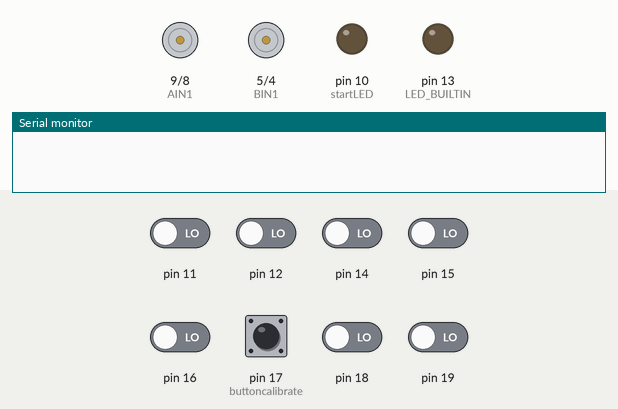
Simulated run of this sketch. Board: Arduino Uno, built with avr-gcc and run on an emulated ATmega328P. On the bench: motor-driver pin pairs drawn as motors (green arrow = first pin HIGH = forward, orange = second pin HIGH = backward, longer = more drive, scaled by the enable pin), output pins drawn as LEDs (lit = HIGH), the last lines printed to the serial monitor. The inputs (shaded band) are chosen by the test bench; at power-on: pin 11, pin 12, pin 14–16, pin 17 (buttoncalibrate), pin 18, pin 19 LOW.

Above: at 1.3 s.
1.4 s: pin 17 (buttoncalibrate) pulled HIGH for 0.15 s
At 2.2 s:
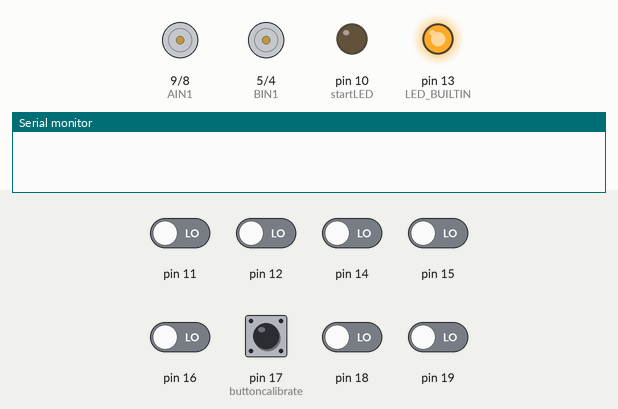
At 13.3 s:
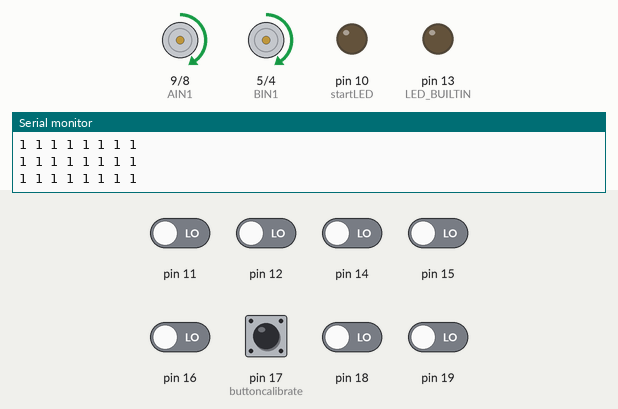
Timing chart, 0 to 13.9 s (numbered marks = the images above; inputs shaded):
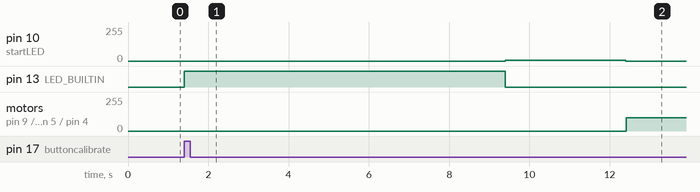

Measured:
- after the input at 1.4 s, pin 10 (startLED): 0/255 → 5/255 after 8.0 s, → 0/255 3.0 s later; pin 13 (LED_BUILTIN): LOW → HIGH at once, → LOW 8.0 s later; motor on pin 9 (AIN1) / pin 8 (AIN2), motor on pin 5 (BIN1) / pin 4 (BIN2): stopped → forward 100/255 after 11.0 s

The sketch:

pid_for_wl.ino
```cpp
#include <QTRSensors.h>

QTRSensors qtr;
const uint8_t SensorCount = 8;
uint16_t sensorValues[SensorCount];
const uint16_t threshold = 1250;

float Kp = 0.0575; // Set up the constants value 0.0575
float Ki = 0;
float Kd = 0.1;//0.1
int P;
int I;
int D;
int lastError = 0;
boolean onoff = true;

// Increasing the maxspeed can damage the motors - at a value of 255 the 6V motors will receive 7.4 V
const uint8_t maxspeeda = 210;//to make fast put 230
const uint8_t maxspeedb = 210;//to make fast put 230
const uint8_t basespeeda = 100;//to make fast put 230
const uint8_t basespeedb = 100;//to make fast put 230

// Set up the drive motor carrier pins for TB6612FNG
int PWMA = 6;
int AIN1 = 9;
int AIN2 = 8;
int PWMB = 3;
int BIN1 = 5;
int BIN2 = 4;
int startLED = 10;

// Set up the buttons pins
int buttoncalibrate = 17; // Pin A3
int buttonstart = 2;

void setup() {
  Serial.begin(9600);
  qtr.setTypeRC();
  // Set up the sensor array pins
  qtr.setSensorPins((const uint8_t[]){11, 12, 14, 15, 16, 17, 18, 19}, SensorCount);
  qtr.setEmitterPin(7); // LEDON PIN

  pinMode(AIN1, OUTPUT);
  pinMode(AIN2, OUTPUT);
  pinMode(PWMA, OUTPUT);
  pinMode(BIN1, OUTPUT);
  pinMode(BIN2, OUTPUT);
  pinMode(PWMB, OUTPUT);
  pinMode(startLED, OUTPUT);

  delay(500);
  pinMode(LED_BUILTIN, OUTPUT);

  boolean Ok = false;
  while (Ok == false) { // The loop won't start until the robot is calibrated
    if(digitalRead(buttoncalibrate) == HIGH) {
      calibration(); // Calibrate the robot for 10 seconds
      Ok = true;
    }
  }
  forward_brake(0, 0);
}

void calibration() {
  digitalWrite(LED_BUILTIN, HIGH);
  for (uint16_t i = 0; i < 320; i++) {
    qtr.calibrate();
  }
  digitalWrite(LED_BUILTIN, LOW);
  analogWrite(startLED,5);
  delay(3000);
  analogWrite(startLED,0);
}

void loop() {
  unsigned int sensors[8];
  uint16_t position = qtr.readLineWhite(sensorValues);
  int error = position - 3500;
  /*Serial.print(position);
  Serial.print("  ");
  Serial.print(error);
  Serial.println();*/

  int motorSpeed = Kp * error + Kd * (error - lastError);
  lastError = error;

  int motorspeeda = basespeeda - motorSpeed;
  int motorspeedb = basespeedb + motorSpeed;
  /*Serial.print(" a:");
  Serial.print(motorspeeda);
  Serial.print(" b:");
  Serial.print(motorspeedb);
  Serial.println();*/

  if (motorspeeda > maxspeeda) motorspeeda = maxspeeda; // prevent the motor from going beyond max speed
  if (motorspeedb > maxspeedb) motorspeedb = maxspeedb; // prevent the motor from going beyond max speed
  if (motorspeeda < 60) motorspeeda = 60; // keep the motor speed positive
  if (motorspeedb < 60) motorspeedb = 60; // keep the motor speed positive

  forward_brake(motorspeedb, motorspeeda);
  // Print sensor values regardless of the robot's state
  printSensorValues();
}

void forward_brake(int posb, int posa) {
  // Set the appropriate values for AIN1, AIN2, BIN1, BIN2 to control motor direction
  digitalWrite(AIN1, HIGH);
  digitalWrite(AIN2, LOW);
  analogWrite(PWMA, posb);

  digitalWrite(BIN1, HIGH);
  digitalWrite(BIN2, LOW);
  analogWrite(PWMB, posa);

  /*Serial.print(" a:");
  Serial.print(posa);
  Serial.print(" b:");
  Serial.print(posb);
  Serial.println();*/
}

/*void PID_control() {
  uint16_t position = qtr.readLineWhite(sensorValues);
  int error = 3500 - position;
  Serial.println(position);
  P = error;

  I = I + error;
  D = error - lastError;
  lastError = error;
  int motorspeed = P * Kp + I * Ki + D * Kd;

  int motorspeeda = basespeeda + motorspeed;
  int motorspeedb = basespeedb - motorspeed;

  if (motorspeeda > maxspeeda) {
    motorspeeda = maxspeeda;
  }

  if (motorspeeda < 0) {
    motorspeeda = 0;
  }
  if (motorspeedb < 0) {
    motorspeedb = 0;
  }
  forward_brake(motorspeeda, motorspeedb);
}*/

void printSensorValues() {
  // Read sensor values into the array
  qtr.read(sensorValues);

  // Print each sensor value
  for (uint8_t i = 0; i < SensorCount; i++) {
    if (sensorValues[i] > threshold) {
      Serial.print("0 "); // Sensor sees the line
    } else {
      Serial.print("1 "); // Sensor does not see the line
    }
  }
  Serial.println();
}
```
